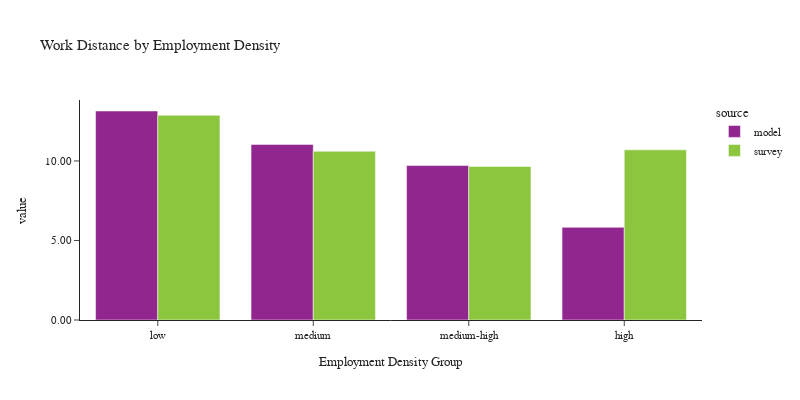

Write notebook code for a chart like this one.
### Code cell
plot_work_location(df_workers, 'emp_density_group', 'Employment Density', 'Employment Density Group')

### Figure 1 — Plotly figure (JSON) as saved in the notebook; plotly's stock layout.template omitted (floating-point values rounded to 4 significant figures)
{"data": [{"alignmentgroup": "True", "customdata": [[790538], [770434], [712321], [669913]], "hovertemplate": "source=model<br>emp_density_group=%{x}<br>value=%{y}<br>sample count=%{customdata[0]}<extra></extra>", "legendgroup": "model", "marker": {"color": "#91268F", "pattern": {"shape": ""}}, "name": "model", "offsetgroup": "model", "orientation": "v", "showlegend": true, "textposition": "auto", "type": "bar", "x": ["low", "medium", "medium-high", "high"], "xaxis": "x", "y": [13.14, 11.04, 9.71, 5.824], "yaxis": "y"}, {"alignmentgroup": "True", "customdata": [[1068], [913], [645], [197]], "hovertemplate": "source=survey<br>emp_density_group=%{x}<br>value=%{y}<br>sample count=%{customdata[0]}<extra></extra>", "legendgroup": "survey", "marker": {"color": "#8CC63E", "pattern": {"shape": ""}}, "name": "survey", "offsetgroup": "survey", "orientation": "v", "showlegend": true, "textposition": "auto", "type": "bar", "x": ["low", "medium", "medium-high", "high"], "xaxis": "x", "y": [12.87, 10.61, 9.656, 10.7], "yaxis": "y"}], "layout": {"barmode": "group", "font": {"size": 11}, "height": 400, "legend": {"title": {"text": "source"}, "tracegroupgap": 0}, "title": {"text": "Work Distance by Employment Density"}, "width": 800, "xaxis": {"anchor": "y", "domain": [0.0, 1.0], "title": {"text": "Employment Density Group"}}, "yaxis": {"anchor": "x", "domain": [0.0, 1.0], "tickformat": ".2f", "title": {"text": "value"}}}}
